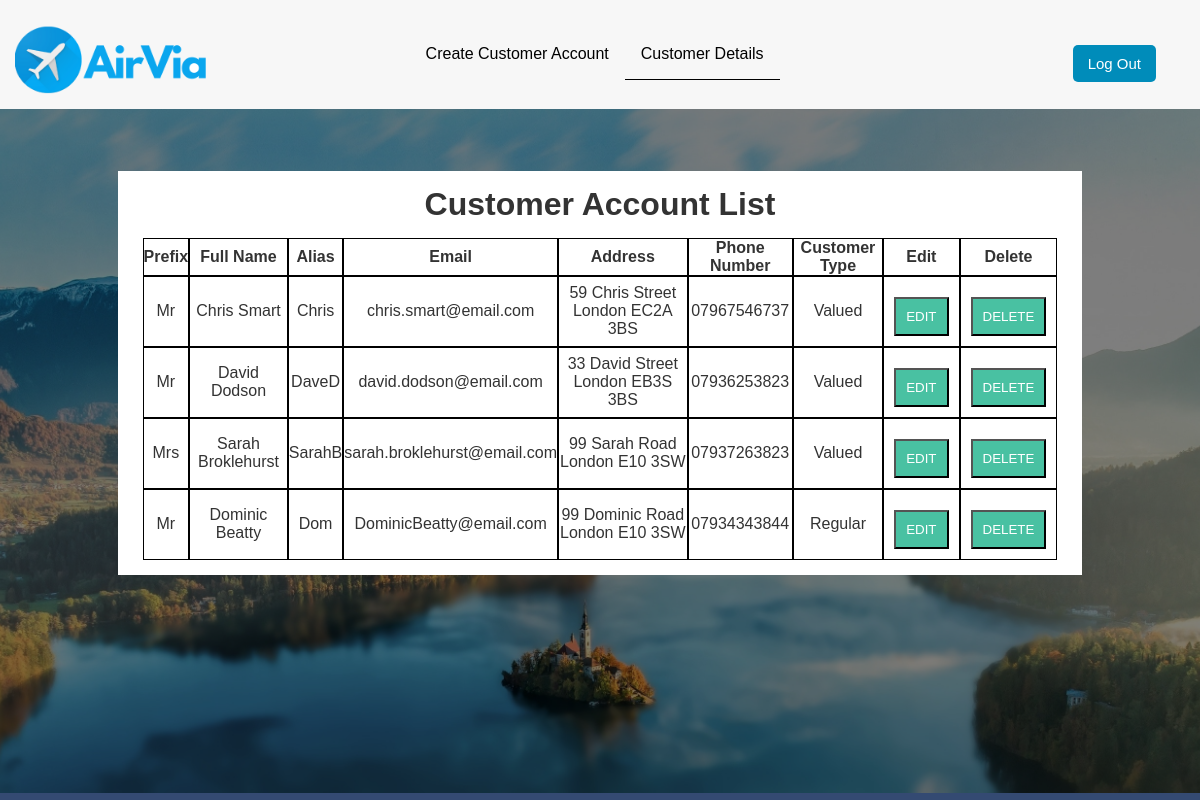
Page /templates/traveladvisor/accountlist.php (signed in) on the committed database.
### tables this page shows
CREATE TABLE `customer` (
  `prefix` varchar(255) NOT NULL,
  `id` int(11) NOT NULL,
  `fullname` varchar(255) NOT NULL,
  `alias` varchar(255) NOT NULL,
  `email` varchar(255) NOT NULL,
  `address1` varchar(255) NOT NULL,
  `phoneno` varchar(255) NOT NULL,
  `type` varchar(255) NOT NULL
);

### templates/traveladvisor/accountlist.php (the view, shortened to what this page needs)
<!DOCTYPE html>
<php lang="en" >
<head>
    <?php include('../../partials/header.php') ?>
</head>
<body style=" background: #344a72; ">
    <nav id="main-nav">
    <div class="contain" style="padding: 1.8rem;">
            <a href="home.php">
                    <img src="../../static/img/logo22.png" alt="" style=" position: absolute;top: 20px; left: 15px; max-width:200px">
            </a>
            <ul>
                <li><a href="createcustomeraccount.php">Create Customer Account</a></li>
                <li><a href="accountlist.php" class="present">Customer Details</a></li>
            </ul>
            <form action="../logout2.php" method="POST">
            <div class="item" style="padding: 15px 32px; text-align: center; border-radius: 5px; display: inline-block; position: absolute;top: 5px;right: 10px;">
                    <button style="background-color: #008CBA;border: none;color: white;padding: 10px 15px;text-align: center;border-radius: 5px;display: inline-block;font-size: 15px;margin:25px 2px;cursor: pointer;"
                    type="submit" class="logoutbtn" name="logout_btn2">Log Out</button>
                    </div>
            </form>
        </div>
    </nav>
    <header id="showcase">
        <div class="contain">
            <div class="showcase-contain">
                <div class="showcase-content">
                    <div id="container" style="max-width: 90%; text-align: center">
                        <div class="form-wrap" >
                            <h1 style="padding-bottom: 15px;">Customer Account List</h1>
                            <?php
                            $connection = mysqli_connect("localhost","root","","ats");
                            $query = "SELECT * FROM customer";
                            $query_run = mysqli_query($connection,$query);
                            ?>
                            <table class="table table-bordered" id="dataTable" width="100%" cellspacing="0">
                                <thead>
                                <tr>
                                    <th style="border: 1px solid black; ">Prefix</th>
                                    <th style="border: 1px solid black;">Full Name</th>
                                    <th style="border: 1px solid black;">Alias</th>
                                    <th style="border: 1px solid black;">Email</th>
                                    <th style="border: 1px solid black;">Address</th>
                                    <th style="border: 1px solid black;">Phone Number</th>
                                    <th style="border: 1px solid black;">Customer Type</th>
                                    <th style="border: 1px solid black;">Edit</th>
                                    <th style="border: 1px solid black;">Delete</th>
                                </tr>
                                </thead>
                                <tbody>
                                <?php
                            if(mysqli_num_rows($query_run) > 0) {
                                while($row = mysqli_fetch_assoc($query_run)) {
                                    ?>
                                <tr>
                                <td style="border: 1px solid black;"><?php echo $row['prefix'] ?> </td>
                                    <td style="border: 1px solid black;"><?php echo $row['fullname'] ?> </td>
                                    <td style="border: 1px solid black;"><?php echo $row['alias'] ?> </td>
                                    <td style="border: 1px solid black;"><?php echo $row['email'] ?> </td>
                                    <td style="border: 1px solid black;"><?php echo $row['address1'] ?> </td>
                                    <td style="border: 1px solid black;"><?php echo $row['phoneno'] ?> </td>
                                    <td style="border: 1px solid black;"><?php echo $row['type'] ?> </td>
                                    <td style="border: 1px solid black;  padding: 0 10px 10px 10px">
                                    <form action="accountlist_edit.php" method="post">
                                        <button type="submit" name="edit_btn_ta">EDIT</button>
                                    </form>
                                    </td>
                                    <td style="border: 1px solid black;  padding: 0 10px 10px 10px">
                                        <form action="../code.php" method="post">
                                            <button type="submit" name="delete_btn_ta">DELETE</button>
                                        </form>
                                    </td>
                                </tr>
                                <?php
                                }}
                                else {
                                    echo "No record found";
                                }
                        ?>
                            </table>
                            </div>
                    </div>
                </div>
            </div>
        </div>
    </header>
</body>
</html>

### static/css/style.css (style rules this page uses)
* { padding: 0; margin: 0; box-sizing: border-box; }
body { font-family: Verdana, Geneva, Tahoma, sans-serif; }
#main-nav { background: #f7f7f7; position: sticky; top: 0; color: #333; z-index: 2; }
#main-nav .contain { display: grid; grid-template-columns: 1fr 1fr 1fr; }
#main-nav .contain ul { display: flex; list-style: none; align-items: center; }
#main-nav .contain ul li a { padding: 1rem; display: inline-block; }
#main-nav .contain div { justify-self: center; text-align: center; padding-top: 30px; }
.contain { max-width: 1200px; overflow: hidden; margin: auto; padding: 0 2rem; }
#showcase { background: #000; color: #fff; padding: 2rem; position: relative; }
#showcase::before { content: ''; background: url(../../static/img/showcase.jpg) no-repeat center center/cover; position: absolute; top: 0; left: 0; width: 100%; height: 100%; opacity: 0.5; }
#showcase .showcase-contain { display: grid; min-height: 77.5vh; }
#showcase .showcase-content { z-index: 1; color: #f7f7f7; }
.present { border-bottom: 1px solid #000; }
.form-wrap { padding: 15px 25px; }
.form-wrap h1, .form-wrap p { text-align: center; }
.form-wrap button { display: block; width: 100%; padding: 0.7rem; margin-top: 2rem; cursor: pointer; background: #2b59a2; }
a { text-decoration: none; color: #000; padding: 1rem; }
form, label, input { margin:0; }
form { text-align: left; font-size: 15px; }
#container { margin: 30px auto; max-width: 30rem; }
.form-wrap { background: #fff; padding: 15px 25px; color: #333; }
.form-wrap button { display: block; width: 100%; padding: 10px; margin-top: 20px; background: #49c1a2; color: #fff; cursor: pointer; }

### rows in the picture
customer: prefix "Mr", fullname "Chris Smart", alias "Chris", email "chris.smart@email.com", address1 "59 Chris Street London EC2A 3BS", phoneno "07967546737", type "Valued"
customer: prefix "Mr", fullname "David Dodson", alias "DaveD", email "david.dodson@email.com", address1 "33 David Street London EB3S 3BS", phoneno "07936253823", type "Valued"
customer: prefix "Mrs", fullname "Sarah Broklehurst", alias "SarahB", email "sarah.broklehurst@email.com", address1 "99 Sarah Road London E10 3SW", phoneno "07937263823", type "Valued"
customer: prefix "Mr", fullname "Dominic Beatty", alias "Dom", email "DominicBeatty@email.com", address1 "99 Dominic Road London E10 3SW", phoneno "07934343844", type "Regular"
